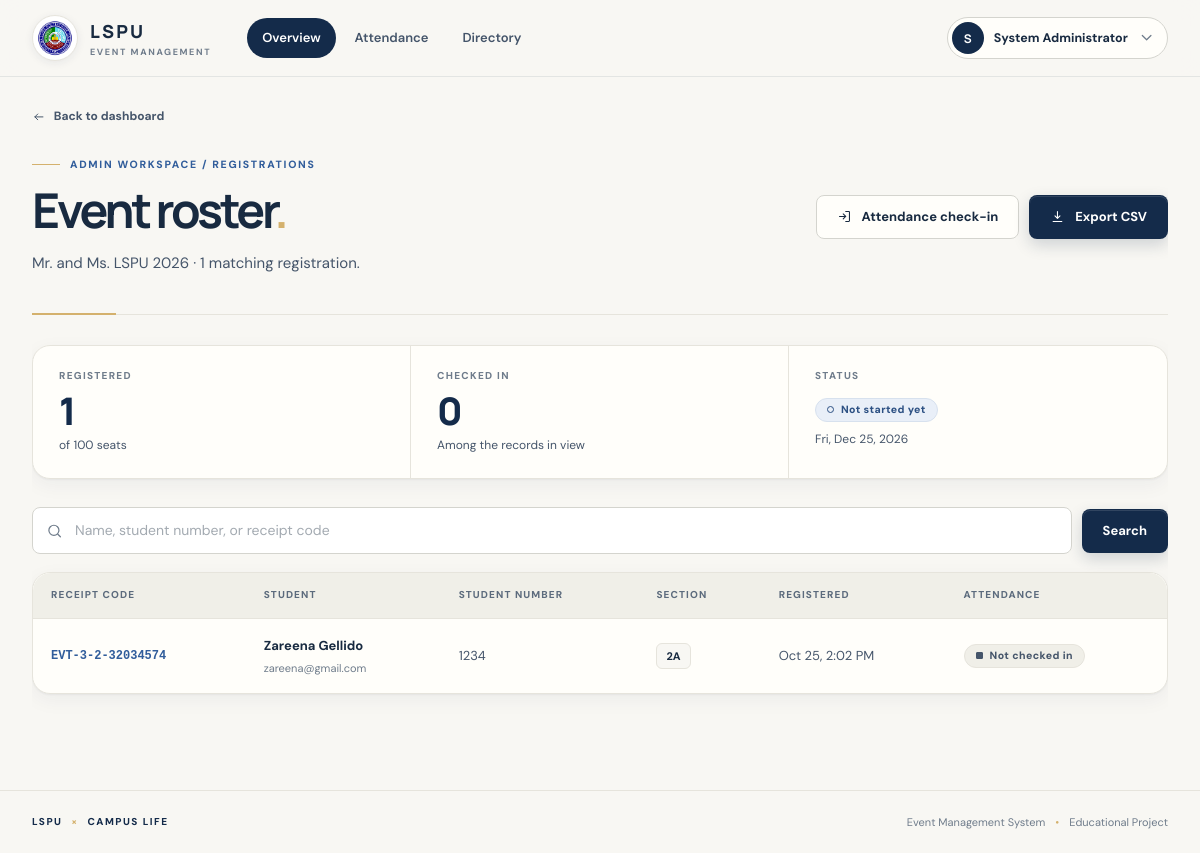
Page /admin/events/3/registrations (signed in) on the committed database.
### Event-Registration-System-main/app.py (models this page shows, shortened)
class User(UserMixin, db.Model):
    id = db.Column(db.Integer, primary_key=True)
    name = db.Column(db.String(120), nullable=False)
    email = db.Column(db.String(160), unique=True, nullable=False, index=True)
    password_hash = db.Column(db.String(255), nullable=False)
    role = db.Column(db.String(20), nullable=False)
    student_number = db.Column(db.String(40), unique=True)
    year_level = db.Column(db.String(30))
    section = db.Column(db.String(2), index=True)
    program = db.Column(db.String(20))
    handled_sections = db.Column(db.String(300))
    otp_code = db.Column(db.String(6))
    otp_expires_at = db.Column(db.DateTime)
    otp_attempts = db.Column(db.Integer, nullable=False, default=0)

class Event(db.Model):
    id = db.Column(db.Integer, primary_key=True)
    title = db.Column(db.String(160), nullable=False)
    description = db.Column(db.Text, default="")
    event_date = db.Column(db.Date, nullable=False)
    start_time = db.Column(db.Time, nullable=False)
    end_time = db.Column(db.Time, nullable=False)
    venue = db.Column(db.String(160), nullable=False)
    program = db.Column(db.String(40), nullable=False, default="BSCS")
    capacity = db.Column(db.Integer, nullable=False, default=100)
    lunch_start = db.Column(db.Time)
    lunch_end = db.Column(db.Time)
    archived = db.Column(db.Boolean, default=False, nullable=False)
    featured = db.Column(db.Boolean, default=False, nullable=False)
    image_filename = db.Column(db.String(255))
    @property
    def status(self):
        if self.archived: return "Archived"
        today, now = date.today(), datetime.now().time()
        if today < self.event_date or (today == self.event_date and now < self.start_time): return "Not started yet"
        if today > self.event_date or (today == self.event_date and now >= self.end_time): return "Ended"
        if self.lunch_start and self.lunch_end and self.lunch_start <= now < self.lunch_end: return "Lunch Break"
        return "Ongoing"

class Registration(db.Model):
    id = db.Column(db.Integer, primary_key=True)
    receipt_code = db.Column(db.String(50), unique=True, nullable=False)
    student_id = db.Column(db.Integer, db.ForeignKey("user.id"), nullable=False)
    event_id = db.Column(db.Integer, db.ForeignKey("event.id"), nullable=False)
    created_at = db.Column(db.DateTime, default=datetime.utcnow, nullable=False)
    status = db.Column(db.String(20), default="registered", nullable=False)
    time_in = db.Column(db.DateTime)
    time_out = db.Column(db.DateTime)
    student = db.relationship("User", backref="registrations")
    event = db.relationship("Event", backref=db.backref("registrations", lazy=True))
    __table_args__ = (UniqueConstraint("student_id", "event_id", name="uq_student_event"),)

### Event-Registration-System-main/app.py (the view)
@app.route("/admin/events/<int:eid>/registrations")
@role_required("admin")
def event_registrations(eid):
    event = db.session.get(Event, eid) or abort(404)
    term = request.args.get("q", "").strip().casefold()
    records = Registration.query.filter_by(event_id=eid, status="registered").all()
    records = merge_sort(records, key=lambda r: (r.student.name.casefold(), r.student.student_number or ""))
    if term:
        records = [r for r in records if term in r.student.name.casefold() or term in (r.student.student_number or "").casefold() or term in r.receipt_code.casefold()]
    return render_template("registrations.html", event=event, registrations=records, term=term)

### Event-Registration-System-main/app.py (called while the page is built)
@login.user_loader
def load_user(uid): return db.session.get(User, int(uid))

def role_required(*roles):
    def deco(fn):
        @wraps(fn)
        @login_required
        def wrapper(*a, **kw):
            if current_user.role not in roles: abort(403)
            return fn(*a, **kw)
        return wrapper
    return deco

### Event-Registration-System-main/services/dsa.py (called while the page is built, shortened)
def merge_sort(items, key=lambda x: x):
    items = list(items)
    if len(items) < 2:
        return items

### Event-Registration-System-main/templates/registrations.html (shortened to what this page needs)
{% extends "base.html" %}
{% import "_ui.html" as ui with context %}
{% block content %}
{% set checked = registrations|selectattr('time_in')|list|length %}
<a class="crumb" href="{{ url_for('admin_home') }}">{{ ui.ico('arrow-l') }} Back to dashboard</a>
<section class="page-heading compact-heading" style="padding-top:26px">
    <div>
        <p class="eyebrow"><span class="eyebrow-line"></span> ADMIN WORKSPACE / REGISTRATIONS</p>
        <h1>Event roster<span>.</span></h1>
        <p class="heading-description">{{ event.title }} · {{ registrations|length }} matching registration{{ '' if registrations|length == 1 else 's' }}.</p>
    </div>
    <div class="heading-actions">
        <a class="btn btn-light" href="{{ url_for('attendance_dashboard', event_id=event.id) }}">{{ ui.ico('in') }} Attendance check-in</a>
        <a class="btn btn-primary" href="{{ url_for('event_registrations_csv', eid=event.id) }}">{{ ui.ico('download') }} Export CSV</a>
    </div>
</section>
<section class="roster-summary">
    <div><span class="summary-label">REGISTERED</span><strong>{{ registrations|length }}</strong><p>of {{ event.capacity }} seats</p></div>
    <div><span class="summary-label">CHECKED IN</span><strong>{{ checked }}</strong><p>Among the records in view</p></div>
    <div><span class="summary-label">STATUS</span><div style="margin-top:12px">{{ ui.pill(event) }}</div><p style="margin-top:8px">{{ ui.d(event.event_date) }}</p></div>
</section>
<section class="section" style="margin-top:28px">
  <form method="get" class="search-form" style="margin-bottom:18px"><div class="search-row"><div class="search-field"><input id="q" name="q" value="{{ term }}" placeholder="Name, student number, or receipt code"></div><button class="btn btn-primary" type="submit">Search</button></div></form>
  <div class="tablebox"><table class="t-stack"><thead><tr><th>Receipt code</th><th>Student</th><th>Student number</th><th>Section</th><th>Registered</th><th>Attendance</th></tr></thead><tbody>
  {% for r in registrations %}<tr>
    <td data-label="Receipt" class="mono-cell">{{ r.receipt_code }}</td>
    <td data-label="Student"><strong>{{ r.student.name }}</strong><small>{{ r.student.email }}</small></td>
    <td data-label="Student no." class="tnum">{{ r.student.student_number or '—' }}</td>
    <td data-label="Section">{% if r.student.section %}<span class="table-tag">{{ r.student.section }}</span>{% else %}—{% endif %}</td>
    <td data-label="Registered" class="date-cell">{{ ui.dt(r.created_at) }}</td>
    <td data-label="Attendance">{% if r.time_in %}<span class="pill pill-ok">Checked in</span>{% else %}<span class="pill pill-ended">Not checked in</span>{% endif %}</td>
  </tr>
  {% else %}<tr><td colspan="6" class="no-label"><div class="table-empty"><strong>No registrations found.</strong><span>Try a different search or wait for students to register.</span></div></td></tr>{% endfor %}
  </tbody></table></div>
</section>
{% endblock %}

### Event-Registration-System-main/templates/base.html (shortened to what this page needs)
{% import "_ui.html" as ui with context %}
<!doctype html>
<html lang="en">
<head>
    <link rel="stylesheet" href="{{ url_for('static', filename='style.css') }}">
</head>
<body>
    {% set homes = {'admin': 'admin_home', 'professor': 'professor_home', 'student': 'student_home'} %}
    {% set authed = current_user.is_authenticated %}
    {% set ep = request.endpoint %}
    <header class="site-header">
        <div class="header-inner">
            <a class="brand" href="{{ url_for(homes[current_user.role]) if authed else url_for('landing') }}" aria-label="LSPU Event Management System home">
                <span class="brand-mark"><img src="{{ url_for('static', filename='lspu-logo.png') }}" alt="LSPU logo" class="school-logo"></span>
                <span class="brand-copy"><strong>LSPU</strong><small>EVENT MANAGEMENT</small></span>
            </a>
            {% if authed %}
            <nav class="main-nav" aria-label="Main">
                {% if current_user.role == 'admin' %}
                    <a href="{{ url_for('admin_home') }}" {% if ep in ('admin_home','event_new','event_edit','expenses','expense_edit','event_registrations') %}aria-current="page"{% endif %}>Overview</a>
                    <a href="{{ url_for('attendance_dashboard') }}" {% if ep == 'attendance_dashboard' %}aria-current="page"{% endif %}>Attendance</a>
                    <a href="{{ url_for('admin_directory') }}" {% if ep == 'admin_directory' %}aria-current="page"{% endif %}>Directory</a>
                {% elif current_user.role == 'professor' %}
                    <a href="{{ url_for('professor_home') }}" {% if ep == 'professor_home' %}aria-current="page"{% endif %}>Roster</a>
                    <a href="{{ url_for('attendance_dashboard') }}" {% if ep == 'attendance_dashboard' %}aria-current="page"{% endif %}>Attendance</a>
                {% else %}
                    <a href="{{ url_for('student_home') }}" {% if ep in ('student_home','event_detail','receipt') %}aria-current="page"{% endif %}>Events</a>
                {% endif %}
            </nav>
            {% endif %}
            <div class="header-right">
                {% if authed %}
                <details class="user-menu">
                    <summary aria-label="Account menu"><span class="user-avatar" aria-hidden="true">{{ current_user.name[:1]|upper }}</span><span class="user-name">{{ current_user.name }}</span>{{ ui.ico('chev', 'chev') }}</summary>
                </details>
                {% else %}
                <span class="header-context">STA. CRUZ · CAMPUS EVENTS</span>
                <a class="header-home" href="{{ url_for('landing') }}">Home {{ ui.ico('arrow-ur') }}</a>
                {% endif %}
            </div>
        </div>
    </header>
    <main class="page-shell" id="main-content">
        {% block content %}{% endblock %}
    </main>
    <footer class="site-footer"><span class="footer-brand">LSPU <i>×</i> CAMPUS LIFE</span><span>Event Management System <span class="footer-dot">•</span> Educational Project</span></footer>
</body>
</html>

### Event-Registration-System-main/templates/_ui.html (shortened to what this page needs)
{% macro d(v) -%}{{ v.strftime('%a, %b') }} {{ v.day }}, {{ v.year }}{%- endmacro %}
{% macro dt(v) -%}{{ v.strftime('%b') }} {{ v.day }}, {{ v.strftime('%I:%M %p').lstrip('0') }}{%- endmacro %}
{% macro pill(event, on_media=False) -%}
{%- set s = event.status -%}
<span class="pill pill-{{ s | lower | replace(' ', '-') }}{{ ' on-media' if on_media }}">{{ 'Lunch break' if s == 'Lunch Break' else s }}</span>
{%- endmacro %}

### rows in the picture
User: name "S", name "System Administrator"
Event: title "Mr. and Ms. LSPU 2026", capacity "100", strftime "Fri, Dec", day "25", year "2026"
Registration: receipt_code "EVT-3-2-32034574", student.name "Zareena Gellido", student.email "zareena@gmail.com", student "1234", student.section "2A", strftime "Oct", day "25", strftime "2:02 PM", shows "Not checked in"

### other values in the picture
{{ registrations|length }} "1"
{{ checked }} "0"
{{ 'Lunch break' if s == 'Lunch Break' else s }} "Not started yet"
